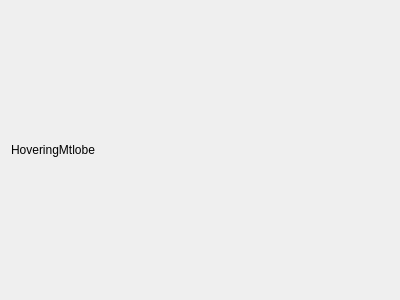
<?xml version="1.0" encoding="UTF-8"?>
<ui version="4.0">
 <class>HoveringMtlobeWidget</class>
 <widget class="QWidget" name="HoveringMtlobeWidget">
  <property name="geometry">
   <rect>
    <x>0</x>
    <y>0</y>
    <width>400</width>
    <height>300</height>
   </rect>
  </property>
  <property name="windowTitle">
   <string>Form</string>
  </property>
  <layout class="QGridLayout" name="gridLayout">
   <item row="0" column="0">
    <widget class="QLabel" name="label">
     <property name="text">
      <string>HoveringMtlobe</string>
     </property>
    </widget>
   </item>
  </layout>
 </widget>
 <resources/>
 <connections/>
</ui>
